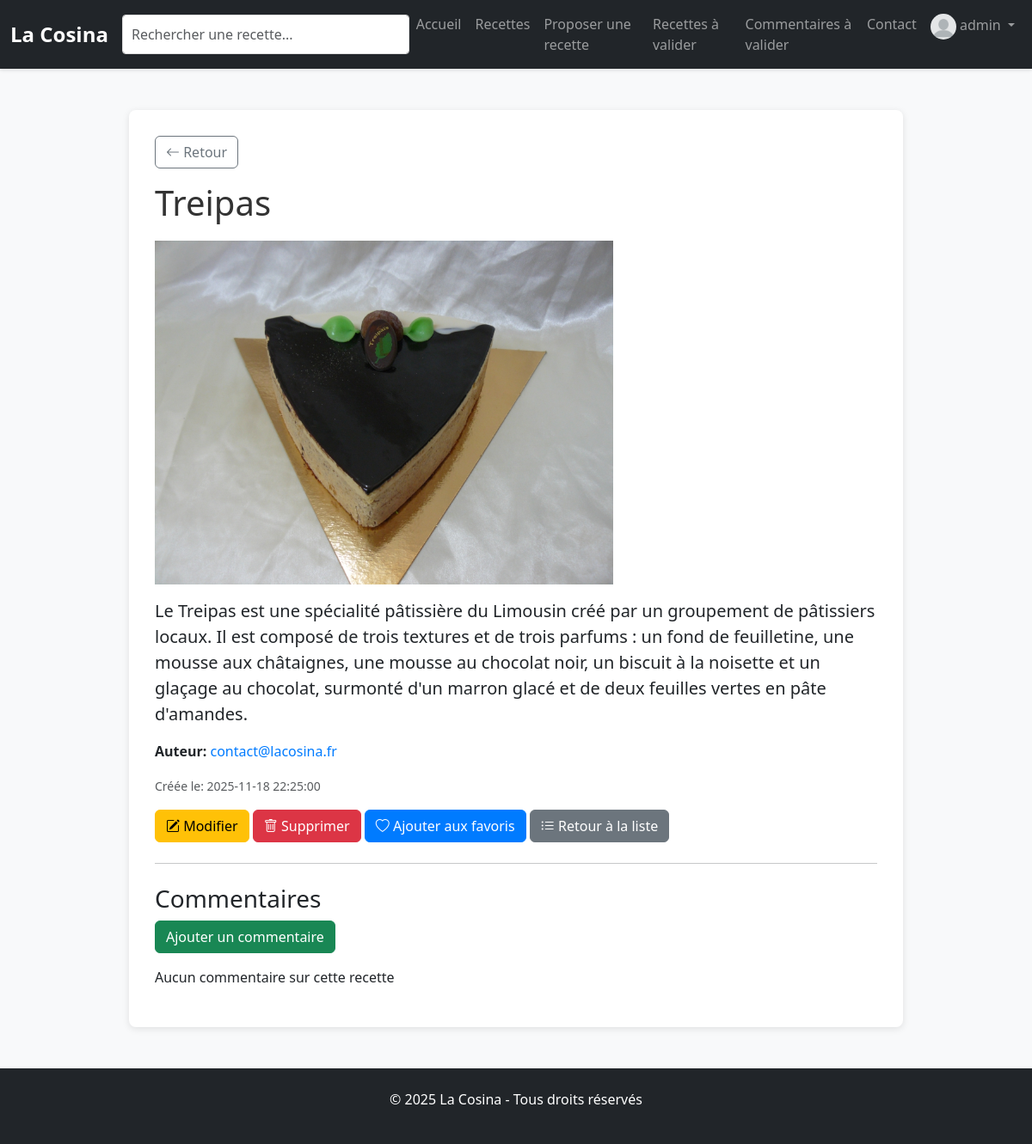
Page /index.php?c=Recette&a=detail&id=9 (signed in) on the committed database.
### tables this page shows
CREATE TABLE `recettes` (
    `id` int NOT NULL AUTO_INCREMENT,
    `titre` varchar(100) NOT NULL,
    `description` text NOT NULL,
    `auteur` varchar(100) NOT NULL,
    `image` varchar(100) DEFAULT NULL,
    `date_creation` datetime NOT NULL,
    `type_plat` enum('Entrée', 'Plat', 'Dessert') DEFAULT 'Plat',
    `isApproved` tinyint(1) DEFAULT 1,
    PRIMARY KEY (`id`)
);

### models/Recette.php (called while the page is built, shortened)
<?php
class Recette
{
    private $pdo;
    public function __construct($pdo)
    {
        $this->pdo = $pdo;
    }
    public function getById($id)
    {
        $sql = "SELECT * FROM recettes WHERE id = ?";
        $stmt = $this->pdo->prepare($sql);
        $stmt->execute([$id]);
        return $stmt->fetch(PDO::FETCH_ASSOC);
    }
}
?>

### controllers/FavoriController.php (called while the page is built, shortened)
<?php
class FavoriController
{
    private $favoriModel;
    public function __construct()
    {
        global $pdo;
        $this->favoriModel = new Favori($pdo);
    }
    public function existe($recette_id, $user_id)
    {
        $favoris = $this->favoriModel->findBy(['user_id' => $user_id, 'recette_id' => $recette_id]);
        return count($favoris) > 0;
    }
}
?>

### models/Favori.php (called while the page is built, shortened)
<?php
class Favori
{
    private $pdo;
    public function __construct($pdo)
    {
        $this->pdo = $pdo;
    }
    public function findBy($conditions)
    {
        $where = [];
        $params = [];
        foreach ($conditions as $key => $value) {
            $where[] = "$key = ?";
            $params[] = $value;
        }
        $sql = "SELECT * FROM favoris WHERE " . implode(' AND ', $where);
        $stmt = $this->pdo->prepare($sql);
        $stmt->execute($params);
        return $stmt->fetchAll(PDO::FETCH_ASSOC);
    }
}
?>

### views/Recette/detail.php (the view, shortened to what this page needs)
<div class="mb-3">
    <a href="javascript:history.back()" class="btn btn-outline-secondary">
        <i class="bi bi-arrow-left"></i> Retour
    </a>
</div>
<h1><?php echo htmlspecialchars($recette['titre']); ?></h1>
<img src="<?php echo ($recette['image'] ? $recette['image'] : 'images/no_image.png'); ?>" alt="<?php echo htmlspecialchars($recette['titre']); ?>" class="img-fluid mb-3" style="max-height: 400px; object-fit: cover;">
<p class="lead"><?php echo htmlspecialchars($recette['description']); ?></p>
<p><strong>Auteur:</strong> <a href="mailto:<?php echo htmlspecialchars($recette['auteur']); ?>"><?php echo htmlspecialchars($recette['auteur']); ?></a></p>
<p><small class="text-muted">Créée le: <?php echo $recette['date_creation']; ?></small></p>
<div class="mb-3">
    <?php if (isset($_SESSION['user_isAdmin']) && $_SESSION['user_isAdmin']): ?>
    <a href="index.php?c=Recette&a=modifier&id=<?php echo $recette['id']; ?>" class="btn btn-warning">
        <i class="bi bi-pencil-square"></i> Modifier
    </a>
    <a href="index.php?c=Recette&a=supprimer&id=<?php echo $recette['id']; ?>" class="btn btn-danger" onclick="return confirm('Êtes-vous sûr de vouloir supprimer cette recette ?');">
        <i class="bi bi-trash"></i> Supprimer
    </a>
    <?php endif; ?>
    <?php if (isset($_SESSION['id'])): ?>
    <a href="index.php?c=Favori&a=ajouter&id=<?php echo $recette['id']; ?>" class="btn btn-primary">
        <i class="bi <?php echo $existe ? 'bi-heart-fill' : 'bi-heart'; ?>"></i>
        <?php echo $existe ? 'Retirer des favoris' : 'Ajouter aux favoris'; ?>
    </a>
    <?php endif; ?>
    <a href="index.php?c=Recette&a=lister" class="btn btn-secondary">
        <i class="bi bi-list-ul"></i> Retour à la liste
    </a>
</div>
<hr class="my-4">
<div id="commentaire-section">
    <h3>Commentaires</h3>
    <button id="bt-ajout-commentaire" class="btn btn-success mb-3" data-id="<?php echo $recette['id']; ?>">Ajouter un commentaire</button>
    <div id="div-commentaire">
        <?php if (empty($commentaires)): ?>
            <p>Aucun commentaire sur cette recette</p>
        <?php endif; ?>
    </div>
</div>

### css/style.css (style rules this page uses)
body { background-color: #f8f9fa; font-family: 'Segoe UI', Tahoma, Geneva, Verdana, sans-serif; }
.btn-primary { background-color: #007bff; border-color: #007bff; }
h1, h2 { color: #333; margin-bottom: 20px; }
a { color: #007bff; text-decoration: none; }

### rows in the picture
recettes: titre "Treipas", image (picture), description "Le Treipas est une spécialité pâtissière du Limousin créé par un groupement de pâtissiers locaux. Il est composé de trois textures et de trois parfums : un fond de feuilletine, une mousse aux châtaignes, une mousse au chocolat noir, un biscuit à la noisette et un glaçage au chocolat, surmonté d'un marron glacé et de deux feuilles vertes en pâte d'amandes.", auteur "contact@lacosina.fr", date_creation "2025-11-18 22:25:00"

### other values in the picture
$_SESSION['user_identifiant'] "admin"
